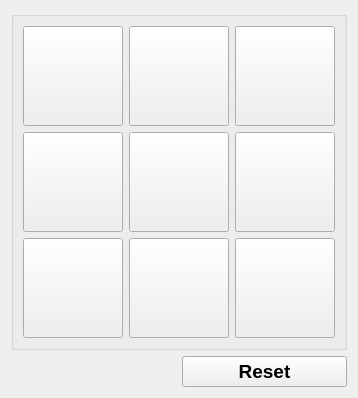
<?xml version="1.0" encoding="UTF-8"?>
<ui version="4.0">
 <class>Game</class>
 <widget class="QWidget" name="Game">
  <property name="geometry">
   <rect>
    <x>0</x>
    <y>0</y>
    <width>350</width>
    <height>390</height>
   </rect>
  </property>
  <property name="windowTitle">
   <string>TicTacTao</string>
  </property>
  <layout class="QGridLayout" name="gridLayout">
   <item row="1" column="0">
    <widget class="QLabel" name="lb_Messege">
     <property name="font">
      <font>
       <pointsize>14</pointsize>
       <bold>true</bold>
      </font>
     </property>
     <property name="text">
      <string/>
     </property>
    </widget>
   </item>
   <item row="1" column="1">
    <widget class="QPushButton" name="pb_Reset">
     <property name="font">
      <font>
       <pointsize>14</pointsize>
       <bold>true</bold>
      </font>
     </property>
     <property name="text">
      <string>Reset</string>
     </property>
    </widget>
   </item>
   <item row="0" column="0" colspan="2">
    <widget class="QGroupBox" name="groupBox">
     <property name="title">
      <string/>
     </property>
     <layout class="QGridLayout" name="gridLayout_2">
      <item row="1" column="0">
       <widget class="QPushButton" name="pb_4">
        <property name="minimumSize">
         <size>
          <width>100</width>
          <height>100</height>
         </size>
        </property>
        <property name="text">
         <string/>
        </property>
        <property name="iconSize">
         <size>
          <width>90</width>
          <height>90</height>
         </size>
        </property>
       </widget>
      </item>
      <item row="1" column="2">
       <widget class="QPushButton" name="pb_6">
        <property name="minimumSize">
         <size>
          <width>100</width>
          <height>100</height>
         </size>
        </property>
        <property name="text">
         <string/>
        </property>
        <property name="iconSize">
         <size>
          <width>90</width>
          <height>90</height>
         </size>
        </property>
       </widget>
      </item>
      <item row="0" column="1">
       <widget class="QPushButton" name="pb_2">
        <property name="minimumSize">
         <size>
          <width>100</width>
          <height>100</height>
         </size>
        </property>
        <property name="text">
         <string/>
        </property>
        <property name="iconSize">
         <size>
          <width>90</width>
          <height>90</height>
         </size>
        </property>
       </widget>
      </item>
      <item row="0" column="2">
       <widget class="QPushButton" name="pb_3">
        <property name="minimumSize">
         <size>
          <width>100</width>
          <height>100</height>
         </size>
        </property>
        <property name="text">
         <string/>
        </property>
        <property name="iconSize">
         <size>
          <width>90</width>
          <height>90</height>
         </size>
        </property>
       </widget>
      </item>
      <item row="1" column="1">
       <widget class="QPushButton" name="pb_5">
        <property name="minimumSize">
         <size>
          <width>100</width>
          <height>100</height>
         </size>
        </property>
        <property name="text">
         <string/>
        </property>
        <property name="iconSize">
         <size>
          <width>90</width>
          <height>90</height>
         </size>
        </property>
       </widget>
      </item>
      <item row="0" column="0">
       <widget class="QPushButton" name="pb_1">
        <property name="minimumSize">
         <size>
          <width>100</width>
          <height>100</height>
         </size>
        </property>
        <property name="text">
         <string/>
        </property>
        <property name="iconSize">
         <size>
          <width>90</width>
          <height>90</height>
         </size>
        </property>
       </widget>
      </item>
      <item row="2" column="0">
       <widget class="QPushButton" name="pb_7">
        <property name="minimumSize">
         <size>
          <width>100</width>
          <height>100</height>
         </size>
        </property>
        <property name="text">
         <string/>
        </property>
        <property name="iconSize">
         <size>
          <width>90</width>
          <height>90</height>
         </size>
        </property>
       </widget>
      </item>
      <item row="2" column="1">
       <widget class="QPushButton" name="pb_8">
        <property name="minimumSize">
         <size>
          <width>100</width>
          <height>100</height>
         </size>
        </property>
        <property name="text">
         <string/>
        </property>
        <property name="iconSize">
         <size>
          <width>90</width>
          <height>90</height>
         </size>
        </property>
       </widget>
      </item>
      <item row="2" column="2">
       <widget class="QPushButton" name="pb_9">
        <property name="minimumSize">
         <size>
          <width>100</width>
          <height>100</height>
         </size>
        </property>
        <property name="text">
         <string/>
        </property>
        <property name="iconSize">
         <size>
          <width>90</width>
          <height>90</height>
         </size>
        </property>
       </widget>
      </item>
     </layout>
    </widget>
   </item>
  </layout>
 </widget>
 <resources>
  <include location="Icons/TicTacTao_Icons.qrc"/>
 </resources>
 <connections/>
</ui>
